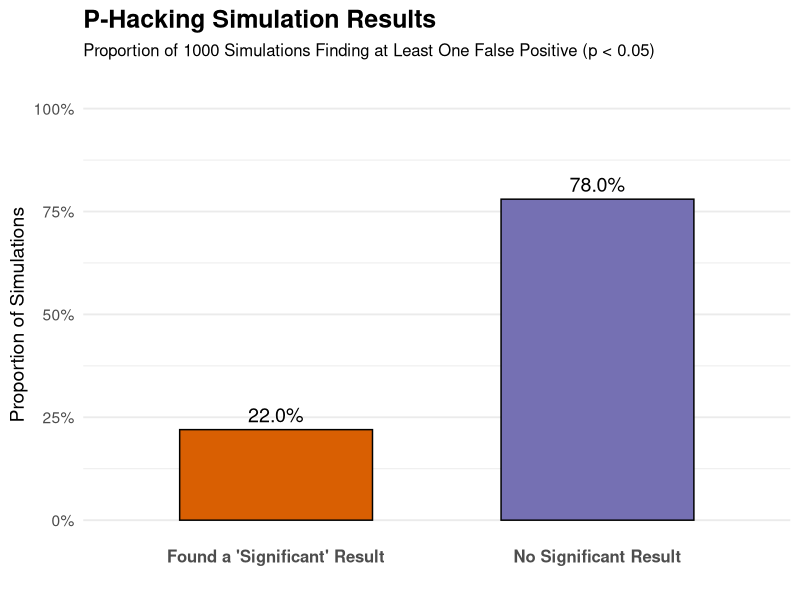

Recreate this plot in R.
# ------------------------------------------------------
# FILE NAME: Impact_Eval_Challenge_1.R
# AUTHOR: Dylan Craig
# DATE CREATED: November 28, 2024
# DATE MODIFIED: August 25, 2025
#
# PURPOSE:
# Simulate p-hacking by generating random datasets and applying multiple modeling
# strategies (e.g., adding irrelevant covariates, analyzing subsets, and
# transforming variables) to demonstrate how false positives can arise. The script
# also visualizes the proportion of significant p-values across simulations.
# ------------------------------------------------------

# Load libraries
library(tidyverse)

# Set seed for reproducibility
set.seed(12345)

# Simulation parameters
n <- 1000          # Number of observations per simulation
iterations <- 1000  # Number of simulations

# Placeholder for results
results <- data.frame(iteration = integer(), significant = logical())

# Function to test a model and check if p-value for X is < 0.05
test_model <- function(formula, data) {
  # Use a tryCatch block to handle cases where a model might fail (e.g., subset is too small)
  tryCatch({
    model <- lm(as.formula(formula), data = data)
    p_value <- summary(model)$coefficients["X", "Pr(>|t|)"]
    return(p_value < 0.05)
  }, error = function(e) {
    # If an error occurs, return FALSE (not significant)
    return(FALSE)
  })
}

# -------------------- Simulation --------------------
for (i in 1:iterations) {
  # Generate data where X and Y have no true relationship
  data <- data.frame(
    X = rnorm(n),
    Y = rnorm(n),
    Z1 = rnorm(n),
    Z2 = rnorm(n),
    Z3 = rnorm(n),
    Z4 = rnorm(n),
    Z5 = rnorm(n)
  )
  
  # Initialize significant flag for this iteration
  significant <- FALSE
  
  # 1. Overfitting: Test models with increasing irrelevant covariates
  significant <- significant || any(
    test_model("Y ~ X", data),
    test_model("Y ~ X + Z1", data),
    test_model("Y ~ X + Z1 + Z2", data),
    test_model("Y ~ X + Z1 + Z2 + Z3", data),
    test_model("Y ~ X + Z1 + Z2 + Z3 + Z4", data),
    test_model("Y ~ X + Z1 + Z2 + Z3 + Z4 + Z5", data)
  )
  
  # 2. Subsets: Test models on data subsets
  top_half <- data %>% filter(Y > median(Y))
  bottom_half <- data %>% filter(Y <= median(Y))
  random_subset <- data %>% sample_frac(0.5)
  
  significant <- significant || any(
    test_model("Y ~ X", top_half),
    test_model("Y ~ X", bottom_half),
    test_model("Y ~ X", random_subset)
  )
  
  # 3. Transformations: Apply multiple transformations to Y
  data_transformed <- data %>%
    mutate(
      Y_log = log(abs(Y) + 1), # Avoid log of negative numbers
      Y_sqrt = sqrt(abs(Y)),
      Y_squared = Y^2,
      Y_exp = exp(-abs(Y))
    )
  
  significant <- significant || any(
    test_model("Y_log ~ X", data_transformed),
    test_model("Y_sqrt ~ X", data_transformed),
    test_model("Y_squared ~ X", data_transformed),
    test_model("Y_exp ~ X", data_transformed)
  )
  
  # Record result for the iteration
  results <- rbind(results, data.frame(iteration = i, significant = significant))
}

# -------------------- Summarize Results --------------------
# Calculate and print the proportion of iterations with at least one significant result
proportion_significant <- mean(results$significant)
cat("Proportion of iterations with at least one significant p-value:", proportion_significant, "\n")

# -------------------- Visualization --------------------
# Prepare data for a more informative plot
plot_data <- results %>%
  count(significant) %>%
  mutate(
    Category = ifelse(significant, "Found a 'Significant' Result", "No Significant Result"),
    Percentage = n / sum(n)
  )

# Create an improved bar chart
ggplot(plot_data, aes(x = Category, y = Percentage, fill = Category)) +
  geom_col(width = 0.6, color = "black") +
  geom_text(aes(label = scales::percent(Percentage, accuracy = 0.1)), vjust = -0.5, size = 5) +
  scale_y_continuous(labels = scales::percent, limits = c(0, 1)) +
  scale_fill_manual(values = c("Found a 'Significant' Result" = "#d95f02", "No Significant Result" = "#7570b3")) +
  labs(
    title = "P-Hacking Simulation Results",
    subtitle = paste("Proportion of", iterations, "Simulations Finding at Least One False Positive (p < 0.05)"),
    x = "",
    y = "Proportion of Simulations"
  ) +
  theme_minimal(base_size = 14) +
  theme(
    legend.position = "none",
    plot.title = element_text(face = "bold", size = 18),
    plot.subtitle = element_text(size = 12, margin = margin(b = 20)),
    axis.text.x = element_text(size = 12, face = "bold"),
    panel.grid.major.x = element_blank()
  )